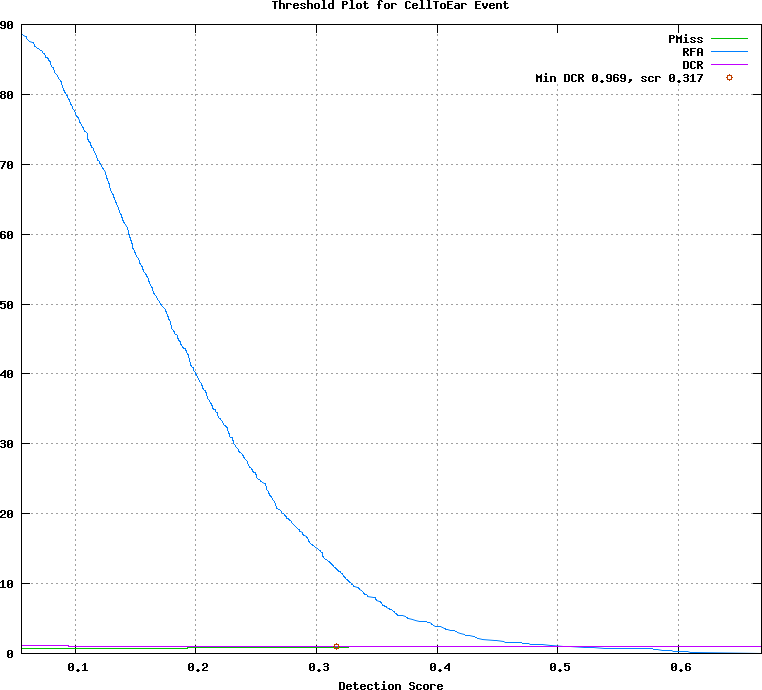

Write the gnuplot code that produced this figure.
## GNUPLOT command file
set terminal postscript color
set style data lines
set title 'Threshold Plot for CellToEar Event'
set xlabel 'Detection Score'
set grid
set size ratio 0.85
plot [0.055500:0.669045]  \
  'test.det.CellToEar_Event.dat.1' using 1:4 title 'PMiss' with lines lt 2, \
  'test.det.CellToEar_Event.dat.1' using 1:5 title 'RFA' with lines lt 3, \
  'test.det.CellToEar_Event.dat.1' using 1:6 title 'DCR' with lines lt 4, \
  'test.det.CellToEar_Event.dat.2' using 1:2 title 'Min DCR 0.969, scr 0.317' with points lt 6
